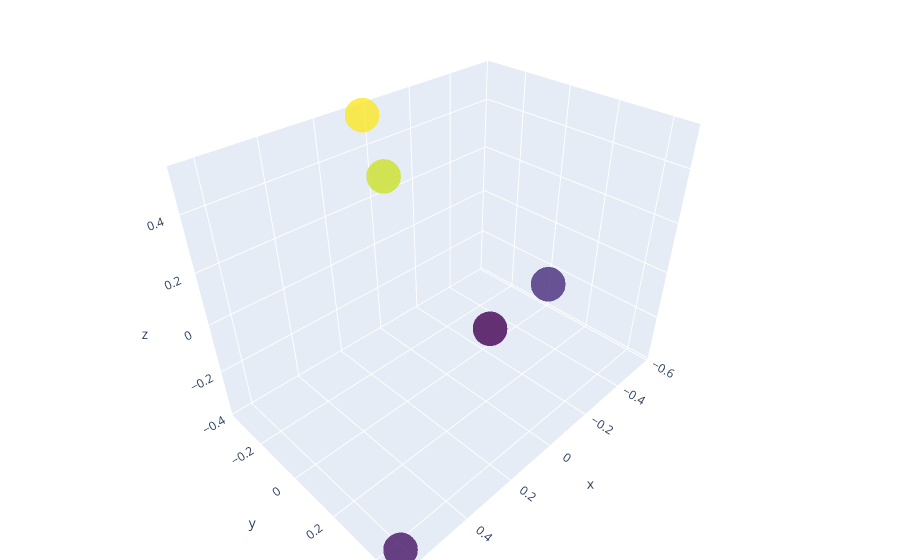

Notebook cell for this chart:
### Code cell
def display_3dP(distances,names):
    U, S, Vh = np.linalg.svd(distances, full_matrices=True)

    # Appliquer la MDS sur la représentation intermédiaire
    U_3D = U[:, :3]
    mds = MDS(n_components=3, normalized_stress=False)
    embeddings_3D = mds.fit_transform(U_3D)

    # Visualiser les embeddings en 3D avec des étiquettes
    fig = go.Figure(data=[go.Scatter3d(
        x=embeddings_3D[:, 0],
        y=embeddings_3D[:, 1],
        z=embeddings_3D[:, 2],
        text=names,
        mode='markers',
        marker=dict(
            size=12,
            color=embeddings_3D[:, 2],
            colorscale='Viridis',
            opacity=0.8
        )
    )])

    # tight layout
    fig.update_layout(margin=dict(l=0, r=0, b=0, t=0))
    fig.show()
display_3dP(distances, names)

### Figure 1 — Plotly figure (JSON) as saved in the notebook; plotly's stock layout.template omitted (floating-point values rounded to 4 significant figures)
{"data": [{"marker": {"color": [0.5214, 0.4539, -0.3779, -0.329, -0.2684], "colorscale": [[0, "#440154"], [0.1111, "#482878"], [0.2222, "#3e4989"], [0.3333, "#31688e"], [0.4444, "#26828e"], [0.5556, "#1f9e89"], [0.6667, "#35b779"], [0.7778, "#6ece58"], [0.8889, "#b5de2b"], [1, "#fde725"]], "opacity": 0.8, "size": 12}, "mode": "markers", "text": ["Luc", "Lois", "Myriam", "Monique", "Marcel"], "type": "scatter3d", "x": [0.03231, 0.1835, -0.2876, 0.6404, -0.5685], "y": [-0.3565, -0.07694, -0.04604, 0.463, 0.01639], "z": [0.5214, 0.4539, -0.3779, -0.329, -0.2684]}], "layout": {"margin": {"b": 0, "l": 0, "r": 0, "t": 0}}}
